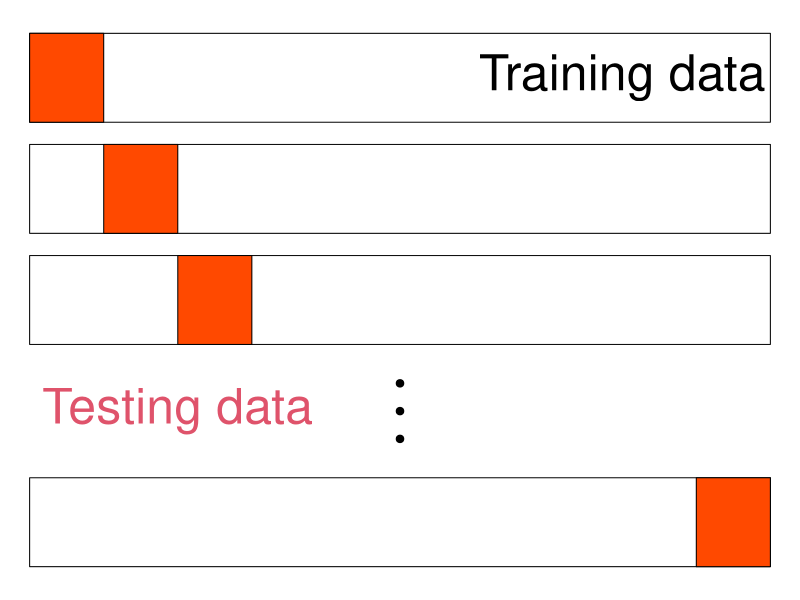

Recreate this plot in R.
## ---- chunk 1
knitr::opts_chunk$set(message=FALSE, warning=FALSE,
               fig.align='center',fig.width=10,
               fig.height=6, cache=TRUE, autodep = TRUE)
library(tidyverse)
theme_set(theme_minimal(base_family="Times"))
green = '#00AF64'
blue = '#0B61A4'
red = '#FF4900'
orange = '#FF9200'
colvec = c(green,blue,red,orange)
## ---- chunk 2
par(mar=c(0,0,0,0))
plot(NA, NA, ylim=c(0,5), xlim=c(0,10), bty='n', yaxt='n', xaxt='n')
rect(0,.1+c(0,2,3,4),10,.9+c(0,2,3,4))
rect(c(0,1,2,9),rev(.1+c(0,2,3,4)),c(1,2,3,10),rev(.9+c(0,2,3,4)),col=red)
points(c(5,5,5),1+1:3/4,pch=19)
text(8,4.5,'Training data',cex=3)
text(2,1.5,'Testing data',cex=3,col=2)
